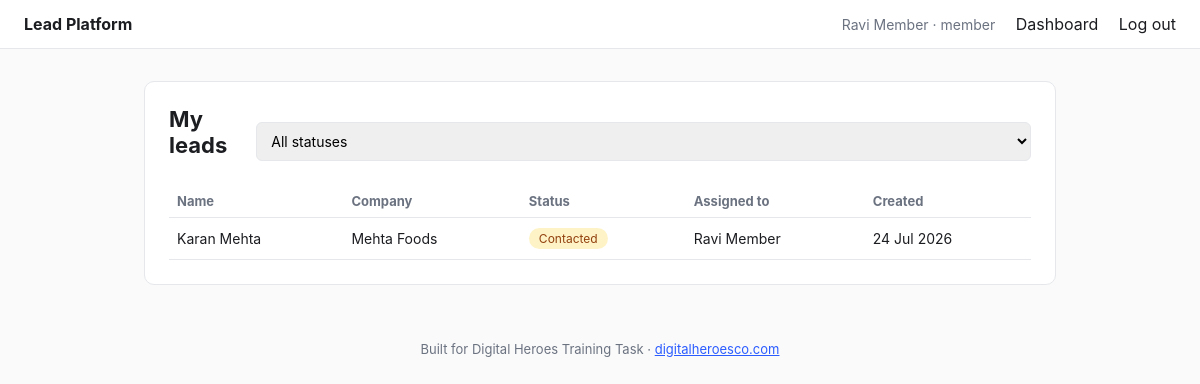
/dashboard (signed in), run on the app's committed database.
### models.py (models this page shows, shortened)
class User(UserMixin, db.Model):
    __tablename__ = "users"
    id = db.Column(db.Integer, primary_key=True)
    name = db.Column(db.String(120), nullable=False)
    email = db.Column(db.String(120), unique=True, nullable=False)
    password_hash = db.Column(db.String(255), nullable=False)
    role = db.Column(db.String(20), nullable=False, default="member")
    created_at = db.Column(db.DateTime, default=datetime.utcnow)
    assigned_leads = db.relationship("Lead", backref="assignee", foreign_keys="Lead.assigned_to_id")
    @property
    def is_admin(self):
        return self.role == "admin"

class Lead(db.Model):
    __tablename__ = "leads"
    id = db.Column(db.Integer, primary_key=True)
    full_name = db.Column(db.String(120), nullable=False)
    email = db.Column(db.String(120), nullable=False)
    phone = db.Column(db.String(30))
    company = db.Column(db.String(120))
    message = db.Column(db.Text)
    source = db.Column(db.String(50), default="web_form")
    status = db.Column(db.String(20), nullable=False, default="new")
    assigned_to_id = db.Column(db.Integer, db.ForeignKey("users.id"), nullable=True)
    created_at = db.Column(db.DateTime, default=datetime.utcnow)
    updated_at = db.Column(db.DateTime, default=datetime.utcnow, onupdate=datetime.utcnow)
    notes = db.relationship("Note", backref="lead", cascade="all, delete-orphan", lazy="dynamic")
    activities = db.relationship("ActivityLog", backref="lead", cascade="all, delete-orphan", lazy="dynamic")

### app.py (the view)
@app.route("/dashboard")
@login_required
def dashboard():
    query = Lead.query
    if not current_user.is_admin:
        query = query.filter_by(assigned_to_id=current_user.id)
    leads = query.order_by(Lead.created_at.desc()).all()
    members = User.query.filter_by(role="member").all() if current_user.is_admin else []
    return render_template(
        "dashboard.html", leads=leads, members=members, statuses=LEAD_STATUSES
    )

### app.py (called while the page is built)
@login_manager.user_loader
def load_user(user_id):
    return User.query.get(int(user_id))

### templates/dashboard.html (shortened to what this page needs)
{% extends "base.html" %}
{% block content %}
<div class="card">
  <div class="row-between">
    <h1>{{ 'All leads' if current_user.is_admin else 'My leads' }}</h1>
    <select id="status-filter">
      <option value="">All statuses</option>
    </select>
  </div>
  <table class="leads-table">
    <thead>
      <tr>
        <th>Name</th><th>Company</th><th>Status</th><th>Assigned to</th><th>Created</th>
      </tr>
    </thead>
    <tbody>
      {% for lead in leads %}
      <tr class="lead-row" data-status="{{ lead.status }}" onclick="location.href='{{ url_for('lead_detail', lead_id=lead.id) }}'">
        <td>{{ lead.full_name }}</td>
        <td>{{ lead.company or '—' }}</td>
        <td><span class="pill pill-{{ lead.status }}">{{ lead.status }}</span></td>
        <td>{{ lead.assignee.name if lead.assignee else 'Unassigned' }}</td>
        <td>{{ lead.created_at.strftime('%d %b %Y') }}</td>
      </tr>
      {% else %}
      <tr><td colspan="5" class="muted">No leads yet.</td></tr>
      {% endfor %}
    </tbody>
  </table>
</div>
{% endblock %}

### templates/base.html (shortened to what this page needs)
<!doctype html>
<html lang="en">
<head>
  <link rel="stylesheet" href="{{ url_for('static', filename='css/style.css') }}">
</head>
<body>
  <header class="topbar">
    <a class="brand" href="{{ url_for('dashboard') if current_user.is_authenticated else url_for('capture_form') }}">Lead Platform</a>
    <nav>
      {% if current_user.is_authenticated %}
        <span class="who">{{ current_user.name }} · {{ current_user.role }}</span>
        <a href="{{ url_for('dashboard') }}">Dashboard</a>
        <a href="{{ url_for('logout') }}">Log out</a>
      {% else %}
        <a href="{{ url_for('login') }}">Log in</a>
      {% endif %}
    </nav>
  </header>
  <main class="container">
    {% block content %}{% endblock %}
  </main>
  <footer class="site-footer">
    Built for Digital Heroes Training Task · <a href="https://digitalheroesco.com" target="_blank" rel="noopener">digitalheroesco.com</a>
  </footer>
</body>
</html>

### static/css/style.css (style rules this page uses)
:root { --ink: #1c1d21; --muted: #6b7280; --line: #e5e7eb; --accent: #2b5cff; --bg: #fafafa; }
* { box-sizing: border-box; }
body { font-family: -apple-system, BlinkMacSystemFont, "Segoe UI", Roboto, sans-serif; margin: 0; color: var(--ink); background: var(--bg); }
.topbar { display: flex; justify-content: space-between; align-items: center; padding: 14px 24px; border-bottom: 1px solid var(--line); background: #fff; }
.brand { font-weight: 700; text-decoration: none; color: var(--ink); }
nav a { margin-left: 16px; color: var(--ink); text-decoration: none; }
.who { color: var(--muted); font-size: 14px; }
.container { max-width: 960px; margin: 32px auto; padding: 0 24px; }
.card { background: #fff; border: 1px solid var(--line); border-radius: 10px; padding: 24px; margin-bottom: 20px; }
h1 { margin-top: 0; font-size: 22px; }
input, textarea, select { width: 100%; padding: 9px 10px; margin-top: 5px; border: 1px solid var(--line); border-radius: 6px; font-size: 14px; font-family: inherit; }
.row-between { display: flex; justify-content: space-between; align-items: center; }
.leads-table { width: 100%; border-collapse: collapse; margin-top: 12px; }
.leads-table th { text-align: left; font-size: 13px; color: var(--muted); padding: 8px; border-bottom: 1px solid var(--line); }
.leads-table td { padding: 10px 8px; border-bottom: 1px solid var(--line); font-size: 14px; }
.lead-row { cursor: pointer; }
.pill { display: inline-block; padding: 3px 10px; border-radius: 999px; font-size: 12px; text-transform: capitalize; background: #eee; }
.pill-contacted { background: #fef3c7; color: #92400e; }
.site-footer { text-align: center; color: var(--muted); font-size: 13px; padding: 24px; }
.site-footer a { color: var(--accent); }

### data on the page
User: name "Ravi Member", role "member", role "My leads"
Lead: full_name "Karan Mehta", company "Mehta Foods", status "Contacted", assignee "Ravi Member", created_at "24 Jul 2026"
